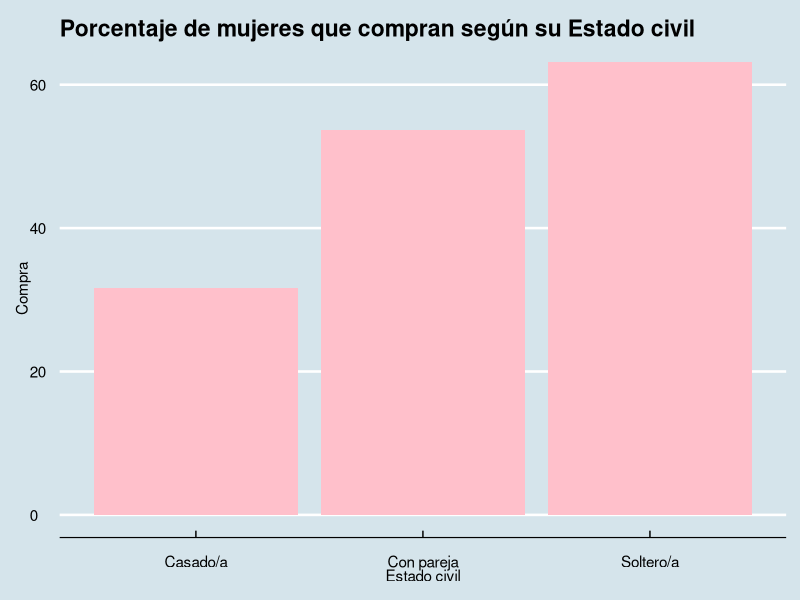
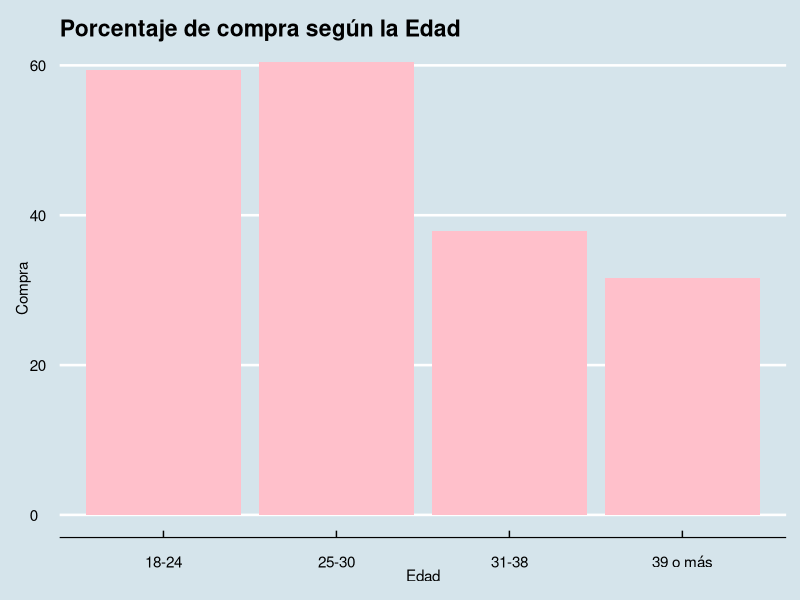
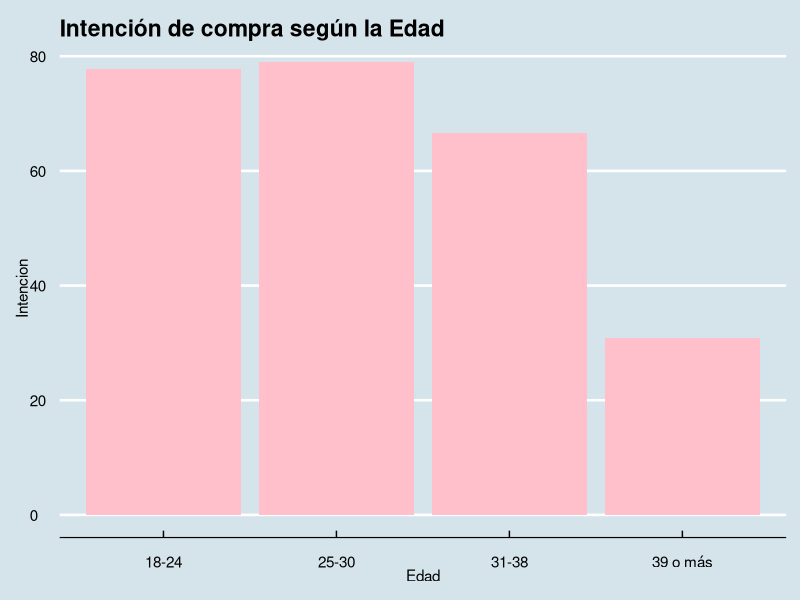

Here is the R script that generated these plots, in order: (Note: this script raises an error after producing the figures.)
## ---- chunk 1

#Paquetes y Librerias + Bases de Datos

library(tidyverse)
library(dplyr)
library(ggplot2)
library(ggthemes)
library(knitr)
library(vcd)

Contingency <- function(x) {
  chi <- chisq.test(x)
  unname(sqrt(chi$statistic / (chi$statistic + sum(x))))
}

data_mujeres <- read_csv("SCM.csv", col_names = TRUE)
datos_mujeres <- data_mujeres%>%
  mutate(Edad = as.factor(Edad),
         Nvl_Estudios = as.factor(`Nivel de estudios alcanzados si eres estudiante marca los que estés cursando actualmente`),
         `Nivel socioeconómico` = as.factor(`Nivel socioeconómico`))

datos_mujeres <- datos_mujeres%>%
  filter(Sexo == "Mujer")

datos_mujeres_si <- datos_mujeres%>%
  filter(`¿Has comprado alguna vez un succionador de clítoris?` == "Sí")

datos_mujeres_no <- datos_mujeres%>%
  filter(`¿Has comprado alguna vez un succionador de clítoris?` == "No")

## ---- chunk 2
porcent_comprado <- mean(datos_mujeres$`¿Has comprado alguna vez un succionador de clítoris?`== "Sí")*100
porcent_no_comprado <- 100- porcent_comprado

tabla_porcentajes <- as_tibble(data.frame("Sí" = porcent_comprado, "No" = porcent_no_comprado))

kable(tabla_porcentajes)

## ---- chunk 3

porcent_comprado_pareja <- datos_mujeres%>%
  group_by(`Estado civil`)%>%
  summarize(Compra = mean(`¿Has comprado alguna vez un succionador de clítoris?`== "Sí")*100)
kable(porcent_comprado_pareja)

barras_percent_pareja <- porcent_comprado_pareja%>%
  ggplot(aes(`Estado civil`, Compra))+
  geom_bar(stat = "identity", fill ="pink")+
  theme_economist()+
  scale_fill_economist()+
  ggtitle("Porcentaje de mujeres que compran según su Estado civil")
barras_percent_pareja

## ---- chunk 4
porcent_comprado_edad <- datos_mujeres%>%
  group_by(Edad)%>%
  summarize(Compra = mean(`¿Has comprado alguna vez un succionador de clítoris?`== "Sí")*100)
kable(porcent_comprado_edad)
barras_percet_edad <- porcent_comprado_edad%>%
  ggplot(aes(Edad, Compra))+
  geom_bar(stat = "identity", fill = "pink")+
  theme_economist()+
  scale_fill_economist()+
  ggtitle("Porcentaje de compra según la Edad")
barras_percet_edad

## ---- chunk 5
test_compra <- datos_mujeres%>%
  group_by(Edad)%>%
  select(`¿Has comprado alguna vez un succionador de clítoris?`)
tabla_test_compra <- table(test_compra$`¿Has comprado alguna vez un succionador de clítoris?`, test_compra$Edad)
test_chi_compra <- chisq.test(tabla_test_compra)
test_chi_compra
test_chi_compra$residuals
contingencia_compra <- Contingency(tabla_test_compra)
contingencia_compra
## ---- chunk 6
compra_grupos <- tabla_test_compra[,c(1,4)]
test_chi_grupos <- chisq.test(compra_grupos)
test_chi_grupos
assocstats(compra_grupos)
## ---- chunk 7
intencion_compra <- mean(datos_mujeres_no$`¿Te has planteado alguna vez comprar un succionador de clítoris? Uso personal, regalo...` == "Sí")*100

round(intencion_compra,2)

## ---- chunk 8
intencion_compra_edad <- datos_mujeres_no%>%
  group_by(Edad)%>%
  summarize(Intencion = mean(`¿Te has planteado alguna vez comprar un succionador de clítoris? Uso personal, regalo...` == "Sí")*100)

kable(intencion_compra_edad)

graf_intencion_edad <- intencion_compra_edad%>%
  ggplot(aes(Edad, Intencion))+
  geom_bar(stat = "identity", fill = "pink")+
  theme_economist()+
  scale_fill_economist()+
  ggtitle("Intención de compra según la Edad")
graf_intencion_edad

## ---- chunk 9
test <- datos_mujeres_no%>%
  group_by(Edad)%>%
  select(`¿Te has planteado alguna vez comprar un succionador de clítoris? Uso personal, regalo...`)

tabla_test <- table(test$Edad,test$`¿Te has planteado alguna vez comprar un succionador de clítoris? Uso personal, regalo...`)

kable(tabla_test)

## ---- chunk 10

tabla_test <- table(test$`¿Te has planteado alguna vez comprar un succionador de clítoris? Uso personal, regalo...`,test$Edad)

test_chi <- chisq.test(tabla_test, simulate.p.value = TRUE)

test_chi

contingencia <- Contingency(tabla_test)
contingencia

## ---- chunk 11
test_chi$residuals
## ---- chunk 12
test_fisher <- datos_mujeres_no%>%
  select(`¿Te has planteado alguna vez comprar un succionador de clítoris? Uso personal, regalo...`,Edad)

tabla_fisher <- table(test_fisher$`¿Te has planteado alguna vez comprar un succionador de clítoris? Uso personal, regalo...`, test_fisher$Edad)
tabla_fisher_2 <- tabla_fisher[,c(1,4)]


fisher <- fisher.test(tabla_fisher_2)
fisher
assocstats(tabla_fisher_2)
## ---- chunk 13

kable(tabla_test)
## ---- chunk 14
datos_marcas <- datos_mujeres%>%
  mutate(Marca = `¿Qué marcas de succionadores de clítoris conoces?`)%>%
  select(Marca)
Satisfyer <- sum(str_count(datos_marcas$Marca,"Satis"))/nrow(datos_marcas)*100
Womanizer <- sum(str_count(datos_marcas$Marca,"Wom"))/nrow(datos_marcas)*100
Lover_Yoyo <- sum(str_count(datos_marcas$Marca,"Lover"))/nrow(datos_marcas)*100
Lelo <- sum(str_count(datos_marcas$Marca,"Lelo"))/nrow(datos_marcas)*100
We_Vibe <- sum(str_count(datos_marcas$Marca,"We"))/nrow(datos_marcas)*100
Platanomelon <- (sum(str_count(datos_marcas$Marca,"tano|ambo"))-6)/nrow(datos_marcas)*100
Ninguna <- sum(str_count(datos_marcas$Marca,"No|Nin"))/nrow(datos_marcas)*100
Amantis <- sum(str_count(datos_marcas$Marca,"Amantis"))/nrow(datos_marcas)*100
Otras <- sum(str_count(datos_marcas$Marca,"Tra|fid|Ku|Rit"))/nrow(datos_marcas)*100

Marcas <- tibble(Satisfyer,Womanizer,Lover_Yoyo,Lelo,We_Vibe,Platanomelon,Ninguna,Amantis,Otras)
kable(Marcas)

## ---- chunk 15
personalidad_c <- datos_mujeres_si%>%
  filter(`En el caso de SÍ haberlo comprado, ¿con qué fin?` %in% c("Uso personal", "Ambas opciones"))%>%
  select(`Siempre estoy dispuesta a escuchar opiniones aunque sean contrarias a las mías`,
         `Entiendo y respeto puntos de vista que no son iguales que los míos.`, Edad)%>%
  na.omit()
personalidad_c$Media_per <- apply(personalidad_c[,c(1,2)],1,mean) #para sumar por filas
#se puede hacer tambien: personalidad_c$Media_per <- rowSums(personalidad_c[,c(1,2)])
perss <- round(mean(personalidad_c$Media_per),2)


personalidad_ <- datos_mujeres_no%>%
  select(`Siempre estoy dispuesta a escuchar opiniones aunque sean contrarias a las mías_1`,
         `Entiendo y respeto puntos de vista que no son iguales que los míos._1`,
         `¿Te has planteado alguna vez comprar un succionador de clítoris? Uso personal, regalo...`)%>%
  mutate(intencion = `¿Te has planteado alguna vez comprar un succionador de clítoris? Uso personal, regalo...`)
personalidad_$media_per <- apply(personalidad_[,c(1,2)],1,mean)
personalidad_n <- personalidad_%>%
  group_by(intencion)
personalidad_nc <- personalidad_n%>%
  summarize(Media_Personalidad = mean(media_per))
perso_s <- personalidad_n%>%
  filter(intencion == "Sí")
perso_n<-personalidad_n%>%
  filter(intencion=="No")

Tabla_Personalidad <- tibble(Grupo= c("Comprado","Int.No","Int.Fav") ,Personalidad = c(perss,personalidad_nc$Media_Personalidad))

test_no <- t.test(perso_n$media_per,perso_s$media_per)

test_dif <- t.test(personalidad_c$Media_per,perso_n$media_per)


tabu_s <- datos_mujeres_si$`Creo que este tipo de productos debería estar más presente en los medios de comunicación eliminando así los tabús.`%>%na.omit

tabu_n <- datos_mujeres_no$`Creo que este tipo de productos debería estar más presente en los medios de comunicación eliminando así los tabús._1`
tabu_n_n <- datos_mujeres_no%>%
  filter(`¿Te has planteado alguna vez comprar un succionador de clítoris? Uso personal, regalo...`=="No")%>%
  select(`Creo que este tipo de productos debería estar más presente en los medios de comunicación eliminando así los tabús._1`)
tabu_n_n<-tabu_n_n$`Creo que este tipo de productos debería estar más presente en los medios de comunicación eliminando así los tabús._1`
mean(tabu_s)
mean(tabu_n)
test_tabu <- t.test(tabu_s,tabu_n,mu=0)
test_tabu2 <- t.test(tabu_s,tabu_n_n)

## ---- chunk 16
personalidad_c <- datos_mujeres_si%>%
  filter(`En el caso de SÍ haberlo comprado, ¿con qué fin?` %in% c("Uso personal", "Ambas opciones"))%>%
  select(`Siempre estoy dispuesta a escuchar opiniones aunque sean contrarias a las mías`,
         `Entiendo y respeto puntos de vista que no son iguales que los míos.`, Edad)%>%
  na.omit()
personalidad_c$Media_per <- apply(personalidad_c[,c(1,2)],1,mean)
round(mean(personalidad_c$Media_per),2)

## ---- chunk 17
personalidad_ <- datos_mujeres_no%>%
  select(`Siempre estoy dispuesta a escuchar opiniones aunque sean contrarias a las mías_1`,
         `Entiendo y respeto puntos de vista que no son iguales que los míos._1`,
         `¿Te has planteado alguna vez comprar un succionador de clítoris? Uso personal, regalo...`)%>%
  mutate(intencion = `¿Te has planteado alguna vez comprar un succionador de clítoris? Uso personal, regalo...`)
personalidad_$media_per <- apply(personalidad_[,c(1,2)],1,mean)
personalidad_n <- personalidad_%>%
  group_by(intencion)
personalidad_nc <- personalidad_n%>%
  summarize(Media_Personalidad = mean(media_per))
kable(personalidad_nc)

## ---- chunk 18
perss <- round(mean(personalidad_c$Media_per),2)
Tabla_Personalidad <- tibble(Grupo= c("Comprado","Int.No","Int.Fav") ,Personalidad = c(perss,personalidad_nc$Media_Personalidad))
kable(Tabla_Personalidad)
grafico_tabla <- Tabla_Personalidad%>%
  ggplot(aes(Grupo,Personalidad))+
  geom_bar(stat = "identity", fill ="pink")+
  theme_economist()+
  scale_fill_economist()+
  ggtitle("Media Personalidad según el Grupo")
grafico_tabla
